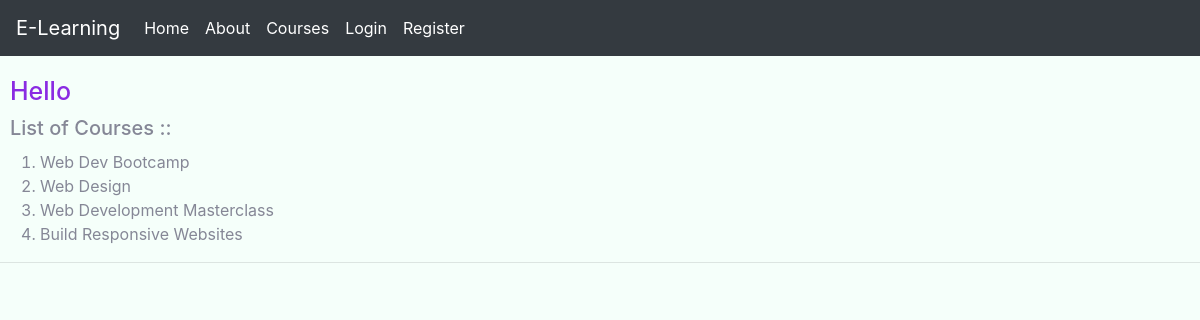
Screenshot of /myapp/1/ with the database file from the repository.
### myapp/models.py (models this page shows, shortened)
class Course(models.Model):
    topic = models.ForeignKey(Topic, related_name='courses', on_delete=models.CASCADE)
    name = models.CharField(max_length=200)
    price = models.DecimalField(max_digits=10, decimal_places=2, validators=[limit])
    hours = models.DecimalField(max_digits=10, decimal_places=2, default=1)
    for_everyone = models.BooleanField(default=True)
    description = models.TextField(max_length=300, null=True, blank=True)
    interested = models.PositiveIntegerField(default=0)
    stages = models.PositiveIntegerField(default=3)
    def __str__(self):
        return self.name

### myapp/views.py (the view)
# urls.py: path(r'<int:top_no>/', views.detail,name='detail'),
def detail(request, top_no):
    response = HttpResponse()
    topic = get_object_or_404(Topic, pk=top_no)
    all_courses = Course.objects.filter(topic__name=topic.name)
    return render(request, 'myapp/detail.html', {'topic': topic, 'all_courses': all_courses})

### myapp/templates/myapp/detail.html
{% extends 'myapp/base.html' %}
{% block body_block %}
   <h5>List of Courses ::</h5>
    <ol>
        {% for i in all_courses %}
            <li> {{ i }} </li>
        {% endfor %}
    </ol>
{% endblock %}

### myapp/static/myapp/style.css (style rules this page uses)
h4,h5 { margin: 10px; }
body { font-family: "Nunito", -apple-system, BlinkMacSystemFont, "Segoe UI", Roboto, "Helvetica Neue", Arial, sans-serif, "Apple Color Emoji", "Segoe UI Emoji", "Segoe UI Symbol", "Noto Color Emoji"; font-size: 1rem; font-weight: 400; line-height: 1.5; color: #858796; text-align: left; background-color: mintcream; }

### rows the page displays
Course: name "Web Dev Bootcamp"
Course: name "Web Design"
Course: name "Web Development Masterclass"
Course: name "Build Responsive Websites"
